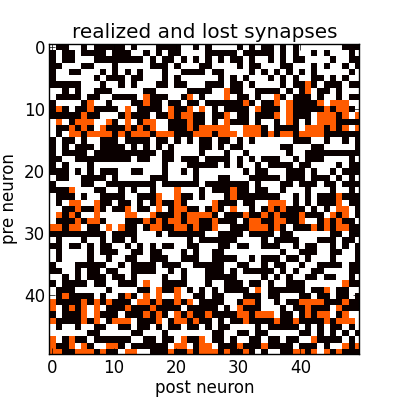

Write the Python code that produced this figure.
#!/usr/bin/env python
"""
example script for extracting synapse loss after mapping
"""

from pymarocco import PyMarocco
import pyhmf as pynn
import numpy as np
import pylogging
pylogging.reset()
pylogging.default_config(level=pylogging.LogLevel.ERROR)

def projectionwise_synapse_loss(proj, marocco):
    """
    computes the synapse loss of a projection
    params:
      proj    - a pyhmf.Projection
      marocco -  the PyMarocco object after the mapping has run.

    returns: (nr of lost synapses, total synapses in projection)
    """
    orig_weights = proj.getWeights(format='array')
    mapped_weights = marocco.stats.getWeights(proj)
    syns = np.where(~np.isnan(orig_weights))
    realized_syns = np.where(~np.isnan(mapped_weights))
    orig = len(syns[0])
    realized = len(realized_syns[0])
    print "Projection-Wise Synapse Loss", proj, (orig - realized)*100./orig
    return orig-realized, orig

def plot_projectionwise_synapse_loss(proj, marocco):
    """
    plots the realized and lost synapses of a projection
    params:
      proj    - a pyhmf.Projection
      marocco -  the PyMarocco object after the mapping has run.
    """
    orig_weights = proj.getWeights(format='array')
    mapped_weights = marocco.stats.getWeights(proj)
    realized_syns = np.where(np.isfinite(mapped_weights))
    lost_syns = np.logical_and(np.isfinite(orig_weights), np.isnan(mapped_weights))

    conn_matrix = np.zeros(orig_weights.shape)
    conn_matrix [ realized_syns ] =  1.
    conn_matrix [ lost_syns ] = 0.5

    import matplotlib.pyplot as plt
    plt.figure()
    plt.subplot(111)
    plt.imshow(conn_matrix,cmap='hot',interpolation='nearest')
    plt.xlabel("post neuron")
    plt.ylabel("pre neuron")
    plt.title("realized and lost synapses")
    plt.show()

def main():
    """
    create small network with synapse loss.  The synapse loss happens due to a
    maximum syndriver chain lenght of 5 and only 4 denmems per neuron.  After
    mapping, the synapse loss per projection is evaluated and plotted for one
    projection.  The sum of lost synapses per projection is compared to the
    overall synapse loss returnd by the mapping stats.
    """
    marocco = PyMarocco()
    marocco.placement.setDefaultNeuronSize(4)
    marocco.routing.syndriver_chain_length = 5

    pynn.setup(marocco=marocco)

    neuron = pynn.Population(50, pynn.IF_cond_exp)
    source = pynn.Population(50, pynn.SpikeSourcePoisson, {'rate' : 2})

    connector = pynn.FixedProbabilityConnector(
            allow_self_connections=True,
            p_connect=0.5,
            weights=0.00425)
    proj_stim = pynn.Projection(source, neuron, connector, target="excitatory")
    proj_rec = pynn.Projection(neuron, neuron, connector, target="excitatory")

    pynn.run(1)

    print marocco.stats

    total_syns = 0
    lost_syns = 0
    for proj in [proj_stim, proj_rec]:
        l,t = projectionwise_synapse_loss(proj, marocco)
        total_syns += t
        lost_syns += l

    assert total_syns == marocco.stats.getSynapses()
    assert lost_syns == marocco.stats.getSynapseLoss()

    plot_projectionwise_synapse_loss(proj_stim, marocco)
    pynn.end()

if __name__ == "__main__":
    main()
